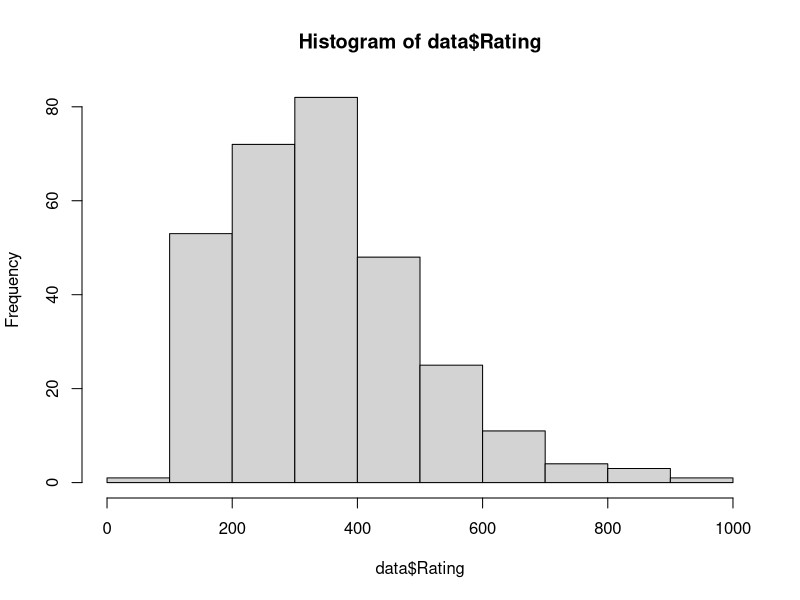
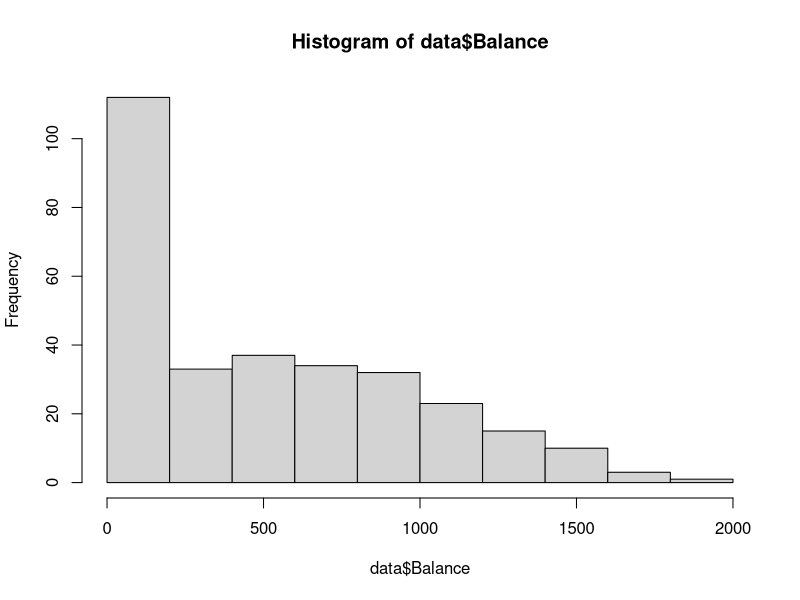
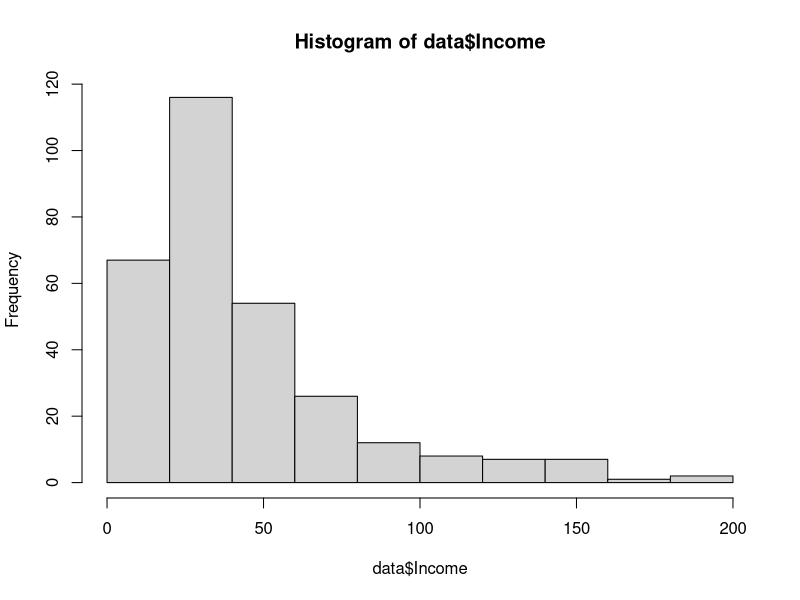
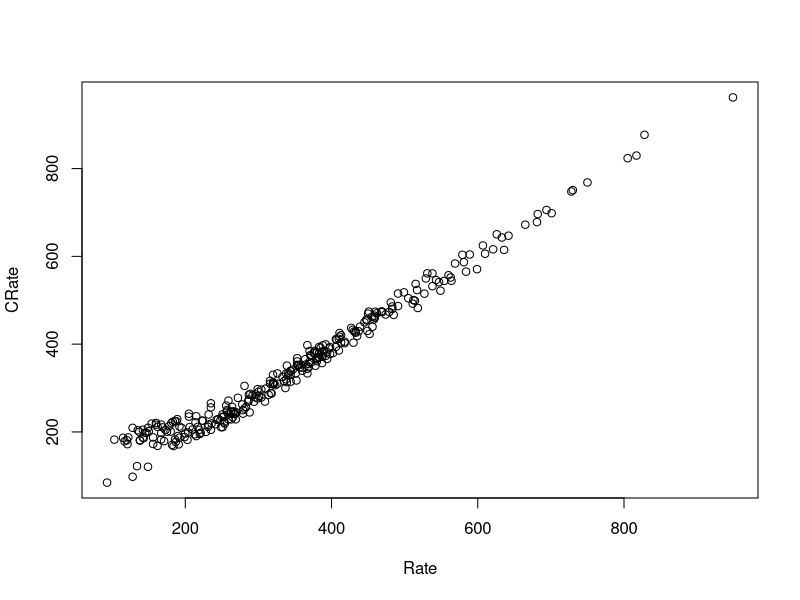
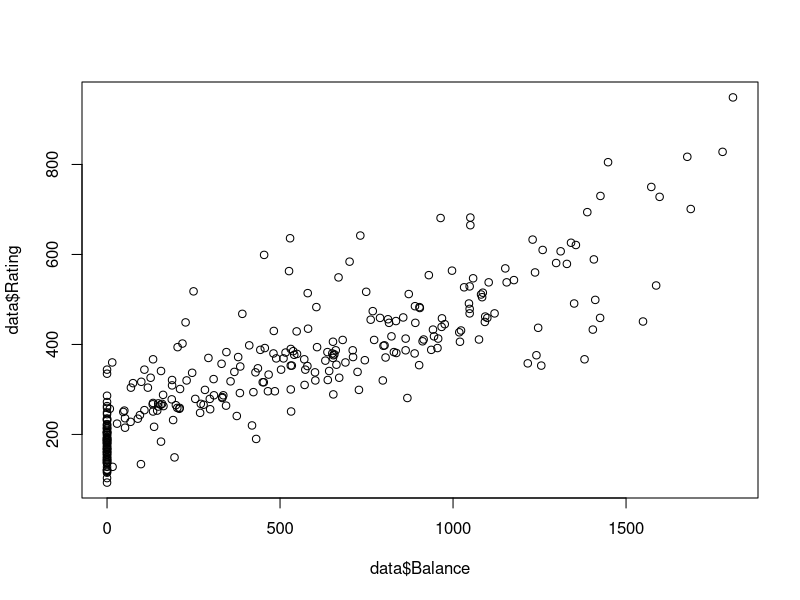
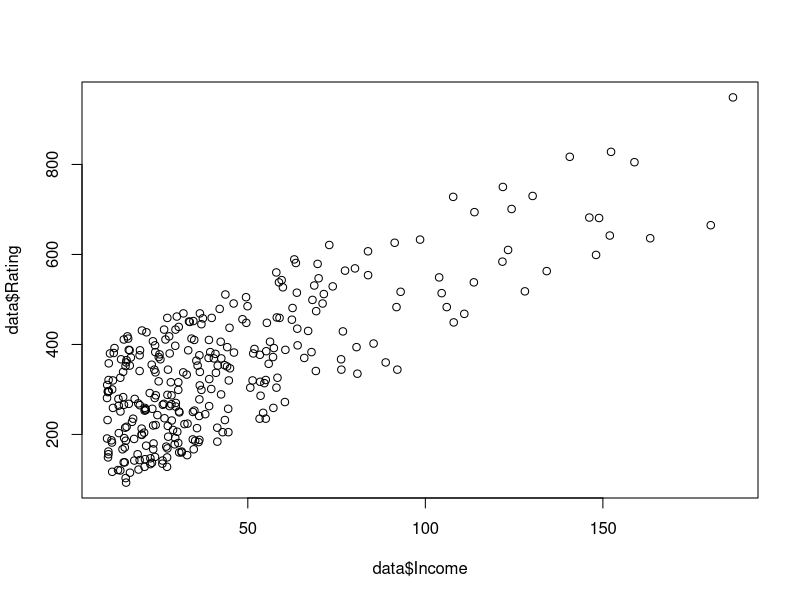

R code for these plots, in order: (Note: this script raises an error after producing the figures.)
rm(list=ls(all=TRUE))

#income in kdollari, rating (score, la variabile indipendente da predirre), numero cc, età, #anni di studio, gender, studente?, sposato?, etnia, debito medio sulla carta
data=read.table('DATA_3.01_CREDIT.csv',sep=',',header=TRUE)

#View(data)
summary(data)

#creo un istogramma per vedere come sono distribuiti i vari dati
hist(data$Rating)
hist(data$Balance)
hist(data$Income)
tapply(data$Income,data$Ethnicity,mean) #gli africani guadagnano di più

#qui cerco la correlazione tra tutti i dati numerici nella tabella, escludo quindi quelli anagrafici discreti
##trovo delle relazioni tra le varie colonne, ma non mi serve molto (non ho capito bene come mai, in effetti la correlazione tra rating e income/balancing è alta come poi capirò alla fine)
# la corr mi da indicazioni solo sulla forza e la direzione della correlazione
cor(data[,c(1:5,10)])

#creo un modello di regressione lineare tra la mia variabile cercata (Rating) e tutte le altre (.=*, se volevo indagarne una sola la specificavo, se più di una le unico con +)
linreg=lm(Rating~.,data=data)
summary(linreg)

linregSmall=lm(Rating~Income+Cards+Married,data=data)
summary(linregSmall)

#dal modello posso ottenere la previsione dei rate, li intabello per dare un'idea dell'accuratezza
compareTable <- matrix(ncol=2, nrow = 300, dimnames = list(c(1:300),c("Rate","CRate")))
compareTable[,1] <- data$Rating
compareTable[,2] <- linreg$fitted.values
#se la plotto ho la perfezione se ho una retta di 45°
plot(compareTable)

#controllo che vi sia buona correlazione tra i dati , ce l'ho, però questa ha dei limiti (con molti numeri riesco sempre a trovare un buon algoritmo che fitta)
cor(linreg$fitted.values,data$Rating)
#graficamente vedo che per numeri bassi non fitta bene
#infatti:
compareTable <- compareTable[ order(compareTable[,1]), ]
cor(head(compareTable[,1],10),head(compareTable[,2],10))

#controllo i dettagli del mio modello
summary(linreg)
#noto che income, student e balance sono quelli che pesano di più (me lo dicono gli asterischi)
#primo e terzo positivi, il secondo influenza in modo negativo


#Ora posso presentare le relazioni scoperte, nelle prime due si vede bene una correlazione lineare, la terza bo
plot(data$Balance,data$Rating)
plot(data$Income,data$Rating)
plot(data$Student,data$Rating)

